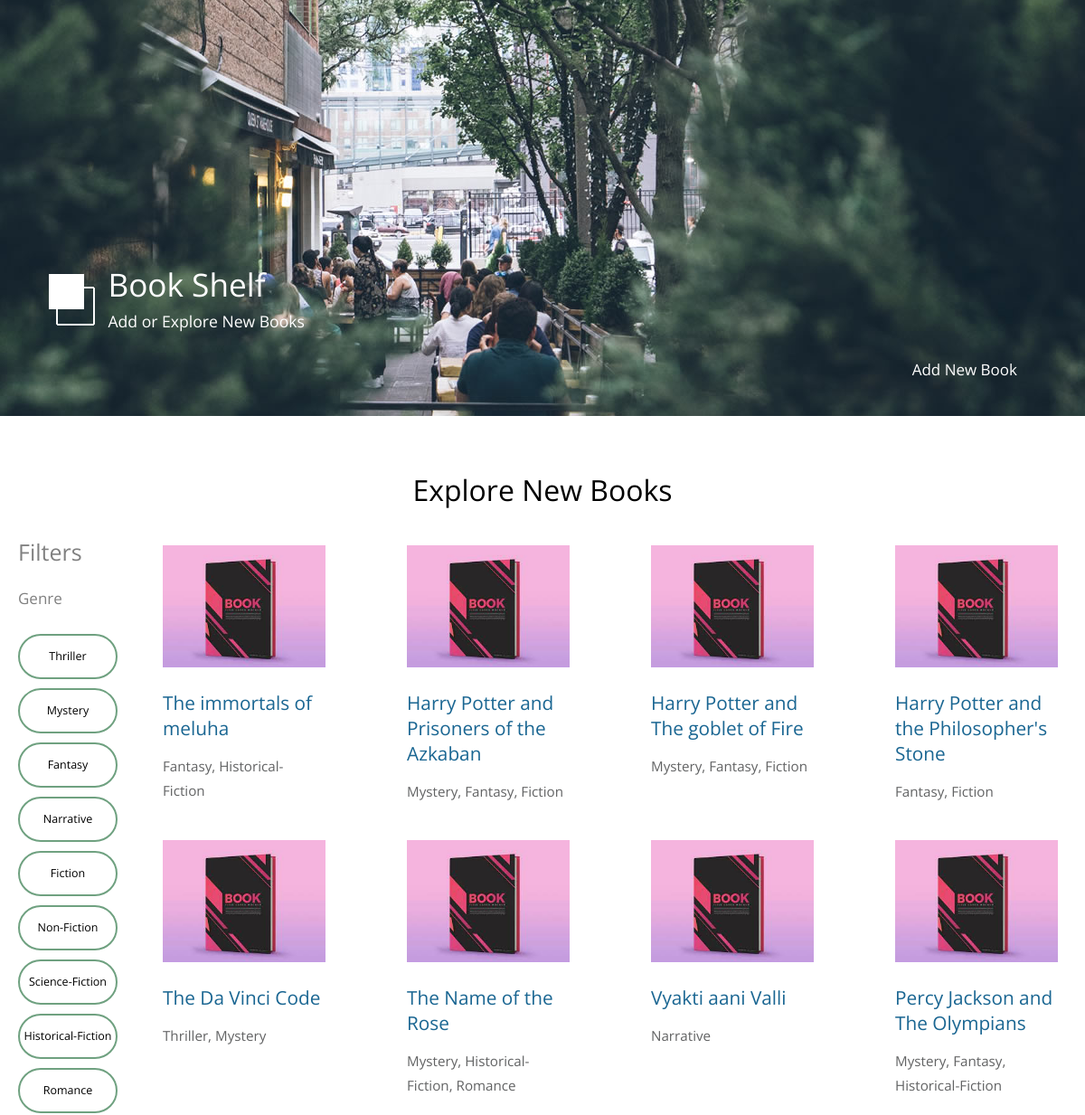
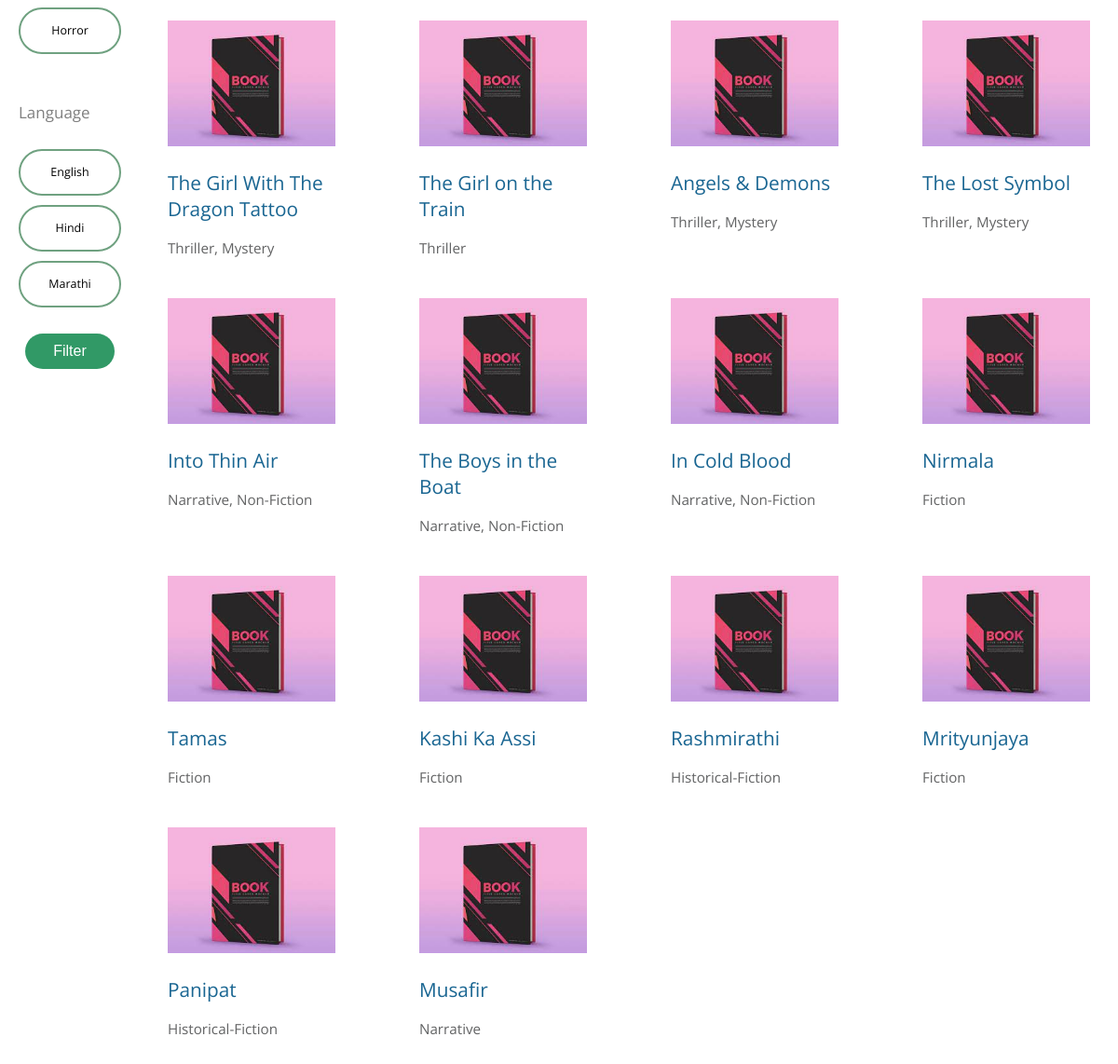
/list-book/, run on the app's committed database (2 pictures, top to bottom).
### bookshelf/models.py (models this page shows, shortened)
class Book(models.Model) :
    LANGUAGE_CHOICE = (
        ('English', 'English'),
        ('Hindi', 'Hindi'),
        ('Marathi', 'Marathi'),
    )
    name = models.CharField(max_length = 200)
    author = models.CharField(max_length = 200)
    genre = models.ManyToManyField(Genre_Choices)
    language = models.CharField(max_length = 200, choices = LANGUAGE_CHOICE)

class Genre_Choices(models.Model):
    genre_choices = models.CharField(max_length=300)
    def __str__(self) :
            return self.genre_choices

### bookshelf/views.py (the view)
# urls.py: path('list-book/', BookList.as_view(), name = "list-book"),
class BookList(ListView) :
    model = Book
    template_name = 'bookshelf/index.html'
    context_object_name = 'books'
    field_class = forms.ModelMultipleChoiceField
    def get_context_data(self, **kwargs) :
        context = super().get_context_data(**kwargs)
        context['filter'] = BookFilter(self.request.GET, queryset = self.get_queryset())
        return context

### bookshelf/templates/bookshelf/index.html (shortened to what this page needs)
{% load static %}
{% load bootstrap %}
{% load widget_tweaks %}
<!DOCTYPE html>
<html>
<head>
	<link href="{% static 'css/templatemo-style.css' %}" rel="stylesheet" />
</head>
<body>
	<div class="container">
		<div class="placeholder">
			<div class="parallax-window" data-parallax="scroll" data-image-src="{% static 'img/simple-house-01.jpg' %}">
				<div class="tm-header">
					<div class="row tm-header-inner">
						<div class="col-md-6 col-12">
							<img src="{% static 'img/simple-house-logo.png' %}" alt="Logo" class="tm-site-logo" />
							<div class="tm-site-text-box">
								<h1 class="tm-site-title">Book Shelf</h1>
								<h6 class="tm-site-description">Add or Explore New Books</h6>
							</div>
						</div>
						<nav class="col-md-6 col-12 tm-nav">
							<ul class="tm-nav-ul">
								<li class="tm-nav-li"><a href="{% url 'create-book' %}" class="tm-nav-link">Add New Book</a></li>
							</ul>
						</nav>
					</div>
				</div>
			</div>
		</div>
		<main>
			<header class="row tm-welcome-section">
				<h2 class="col-12 text-center tm-section-title">Explore New Books</h2>
			</header>
			<div class="list-filter">
				<form method="GET">
					<div class="filter-group">
						<label style="color: grey; margin-left: 20px; margin-right : 20px; font-size : 25px">Filters</label>
						<br>
						<label style="color: grey; margin-left: 20px; margin-right : 20px">Genre</label>
						<br>
						<article for="id_genre_0" class="article-checkbox" style="margin-left: 20px; margin-right : 20px">
							<div>
							<span>
								Thriller
							</span>
							</div>
						</article>
						<article for="id_genre_1" class="article-checkbox" style="margin-left: 20px; margin-right : 20px">
							<div>
							<span>
								Mystery
							</span>
							</div>
						</article>
						<article for="id_genre_2" class="article-checkbox" style="margin-left: 20px; margin-right : 20px">
							<div>
							<span>
								Fantasy
							</span>
							</div>
						</article>
						<article for="id_genre_3" class="article-checkbox" style="margin-left: 20px; margin-right : 20px">
							<div>
							<span>
								Narrative
							</span>
							</div>
						</article>
						<article for="id_genre_4" class="article-checkbox" style="margin-left: 20px; margin-right : 20px">
							<div>
							<span>
								Fiction
							</span>
							</div>
						</article>
						<article for="id_genre_5" class="article-checkbox" style="margin-left: 20px; margin-right : 20px">
							<div>
							<span>
								Non-Fiction
							</span>
							</div>
						</article>
						<article for="id_genre_6" class="article-checkbox" style="margin-left: 20px; margin-right : 20px">
							<div>
							<span>
								Science-Fiction
							</span>
							</div>
						</article>
						<article for="id_genre_7" class="article-checkbox" style="margin-left: 20px; margin-right : 20px">
							<div>
							<span>
								Historical-Fiction
							</span>
							</div>
						</article>
						<article for="id_genre_8" class="article-checkbox" style="margin-left: 20px; margin-right : 20px">
							<div>
							<span>
								Romance
							</span>
							</div>
						</article>
						<article for="id_genre_9" class="article-checkbox" style="margin-left: 20px; margin-right : 20px">
							<div>
							<span>
								Horror
							</span>
							</div>
						</article>
						<br><br>
						<label style="color: grey; margin-left: 20px; margin-right : 20px">Language</label>
						<br>
						<article for="id_language_0" class="article-checkbox" style="margin-left: 20px; margin-right : 20px">
							<div>
							<span>
								English
							</span>
							</div>
						</article>
						<article for="id_language_1" class="article-checkbox" style="margin-left: 20px; margin-right : 20px">
							<div>
							<span>
								Hindi
							</span>
							</div>
						</article>
						<article for="id_language_2" class="article-checkbox" style="margin-left: 20px; margin-right : 20px">
							<div>
							<span>
								Marathi
							</span>
							</div>
						</article>
						<br>
						<input type="submit" class="tm-btn tm-btn-success" style="margin: auto; border-radius: 20px;" value="Filter">
						<br><br>
					</div>
				</form>
				<div class="row tm-gallery">
					<div id="tm-gallery-page-pizza" class="tm-gallery-page">
						{% for book in filter.qs %}
							{% if book in filter.qs %}
							<article class="col-lg-3 col-md-4 col-sm-6 col-12 tm-gallery-item">
								<a href="{% url 'detail-book' book.id %}" class="tm-btn tm-btn-default">
									<figure>
										<img src="{% static 'img/book.jpg' %}" alt="Image" class="img-fluid tm-gallery-img" />
										<figcaption>
											<h4 class="tm-gallery-title">{{book.name}}</h4>
											<p class="tm-gallery-description">{{book.genre.all|join:", "}}</p>
										</figcaption>
									</figure>
								</a>
							</article>
							{% endif %}
							{% empty %}
								<header class="row tm-welcome-section">
									<h2 class="col-12 text-center tm-section-title" style="color: grey; margin-left : 13vw">No Books are currently available for applied filter. <br> Try Again!</h2>
								</header>
						{% endfor %}
					</div>
				</div>
			</div>
		</main>
	</div>
</body>
</html>

### static/css/templatemo-style.css (style rules this page uses)
ul, nav, body, h1, h2, h4, h6, p, figure { margin: 0; padding: 0; }
a, button { transition: all 0.3s ease; }
html { box-sizing: border-box; -ms-overflow-style: scrollbar; }
*, *::before, *::after { box-sizing: inherit; }
.container { width: 100%; max-width: 1200px; margin-right: auto; margin-left: auto; }
.list-filter { display: flex; align-content: space-around; }
.row { display: -ms-flexbox; display: flex; -ms-flex-wrap: wrap; flex-wrap: wrap; margin-left: -15px; margin-right: -15px; }
.col-lg-3, .col-lg-4, .col-lg-6, .col-md-4, .col-md-6, .col-sm-6, .col-12 { position: relative; width: 100%; padding-right: 15px; padding-left: 15px; }
.col-12 { -ms-flex: 0 0 100%; flex: 0 0 100%; max-width: 100%; }
@media (min-width: 576px) { .col-sm-6 { -ms-flex: 0 0 50%; flex: 0 0 50%; max-width: 50%; } }
@media (min-width: 768px) { .col-md-4 { -ms-flex: 0 0 33.333333%; flex: 0 0 33.333333%; max-width: 33.333333%; } }
@media (min-width: 768px) { .col-md-6 { -ms-flex: 0 0 100%; flex: 0 0 100%; max-width: 100%; margin: auto; } }
@media (min-width: 992px) { .col-lg-3 { -ms-flex: 0 0 25%; flex: 0 0 25%; max-width: 25%; } }
.tm-btn { display: inline-block; font-size: 1rem; width: auto; padding: 10px 30px; text-decoration: none; cursor: pointer; border: 0; }
.tm-btn-default { border: transparent; background-color: transparent; color: transparent; }
.tm-btn-success { background-color: #319966; color: white; }
.text-center { text-align: center; }
.img-fluid { max-width: 100%; height: auto; }
body { font-family: 'Open Sans', Arial, sans-serif; font-size: 17px; background-color: #ccc; overflow-x: hidden; }
.container { background-color: white; }
p, address { color: #626364; line-height: 1.8; }
.placeholder { width: 100%; min-height: 460px; background-color: #556E5B; }
.parallax-window { min-height: 460px; background: transparent; position: relative; }
.tm-header { position: absolute; bottom: 0; left: 0; width: 100%; color: white; z-index: 1000; }
.tm-header-inner { padding: 40px 50px; }
.tm-site-logo { display: inline-block; margin-right: 5px; }
.tm-site-text-box { display: inline-block; }
.tm-site-title { font-size: 2.2rem; font-weight: 400; margin-bottom: 5px; }
.tm-site-description { font-size: 1.1rem; font-weight: 400; }
.tm-nav { text-align: right; margin-top: 30px; }
.tm-nav-ul { display: flex; justify-content: flex-end; }
.tm-nav-li { list-style: none; display: block; margin-bottom: 0; padding-right: 25px; padding-left: 25px; }
.tm-nav-link { color: white; text-decoration: none; padding-bottom: 10px; }
.tm-welcome-section { margin: 60px auto 0px auto; max-width: 655px; }
.tm-section-title { font-size: 2rem; font-weight: 400; margin-bottom: 30px; }
.tm-gallery { margin-bottom: 80px; }
.tm-gallery-page { max-width: 280px; margin-left: auto; margin-right: auto; display: -ms-flexbox; display: flex; -ms-flex-wrap: wrap; flex-wrap: wrap; }
.tm-gallery-description { font-size: 0.95rem; }
@media (min-width: 576px) { .tm-gallery-page { max-width: 560px; } }
@media (min-width: 768px) { .tm-gallery-page, .tm-section, .tm-container-inner, .tm-container-inner-2 { max-width: 840px; } }
@media (min-width: 992px) { .tm-gallery-page, .tm-section { max-width: 1120px; } }
.tm-gallery-item { max-width: 280px; }
.tm-gallery-img { margin-bottom: 20px; }
.tm-gallery-title { font-size: 1.3rem; font-weight: 400; color: #1A6692; margin-bottom: 15px; }
.tm-gallery-description { margin-bottom: 20px; }
.filter-group { display: flex; position: relative; flex-direction: column; }
.article-checkbox { position: relative; width: 110px; height: 50px; margin: 5px; float: left; border: 2px solid rgb(111, 161, 128); box-sizing: border-box; border-radius: 30px; font-size: 12.5px; }
.article-checkbox div { width: 100%; height: 100%; display: flex; justify-content: center; align-items: center; line-height: 10px; transition: .5s ease; border-radius: 30px; font-size: 12.5px; }

### data on the page
Book: name "The immortals of meluha", genre.all "Fantasy, Historical-Fiction"
Book: name "Harry Potter and Prisoners of the Azkaban", genre.all "Mystery, Fantasy, Fiction"
Book: name "Harry Potter and The goblet of Fire", genre.all "Mystery, Fantasy, Fiction"
Book: name "Harry Potter and the Philosopher's Stone", genre.all "Fantasy, Fiction"
Book: name "The Da Vinci Code", genre.all "Thriller, Mystery"
Book: name "The Name of the Rose", genre.all "Mystery, Historical-Fiction, Romance"
Book: name "Vyakti aani Valli", genre.all "Narrative"
Book: name "Percy Jackson and The Olympians", genre.all "Mystery, Fantasy, Historical-Fiction"
Book: name "The Girl With The Dragon Tattoo", genre.all "Thriller, Mystery"
Book: name "The Girl on the Train", genre.all "Thriller"
Book: name "Angels & Demons", genre.all "Thriller, Mystery"
Book: name "The Lost Symbol", genre.all "Thriller, Mystery"
Book: name "Into Thin Air", genre.all "Narrative, Non-Fiction"
Book: name "The Boys in the Boat", genre.all "Narrative, Non-Fiction"
Book: name "In Cold Blood", genre.all "Narrative, Non-Fiction"
Book: name "Nirmala", genre.all "Fiction"
Book: name "Tamas", genre.all "Fiction"
Book: name "Kashi Ka Assi", genre.all "Fiction"
Book: name "Rashmirathi", genre.all "Historical-Fiction"
Book: name "Mrityunjaya", genre.all "Fiction"
Book: name "Panipat", genre.all "Historical-Fiction"
Book: name "Musafir", genre.all "Narrative"
